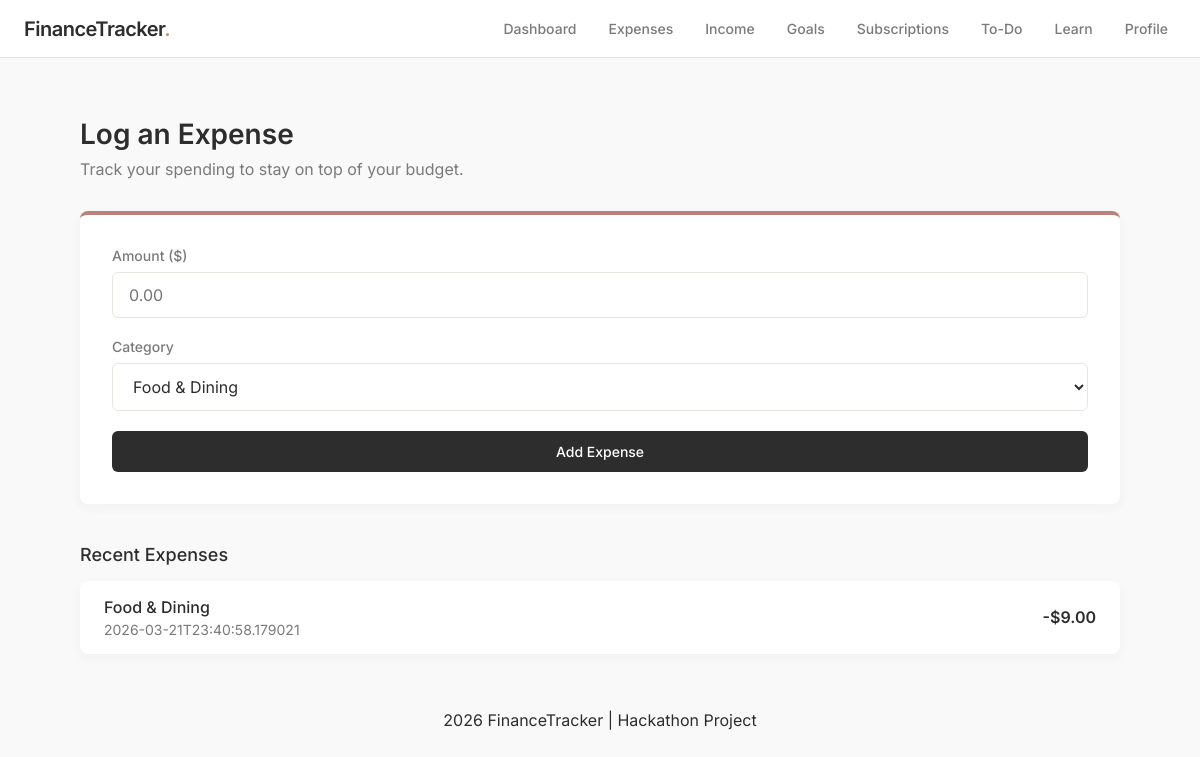
Page /expenses/oleksii on the earlier database version.
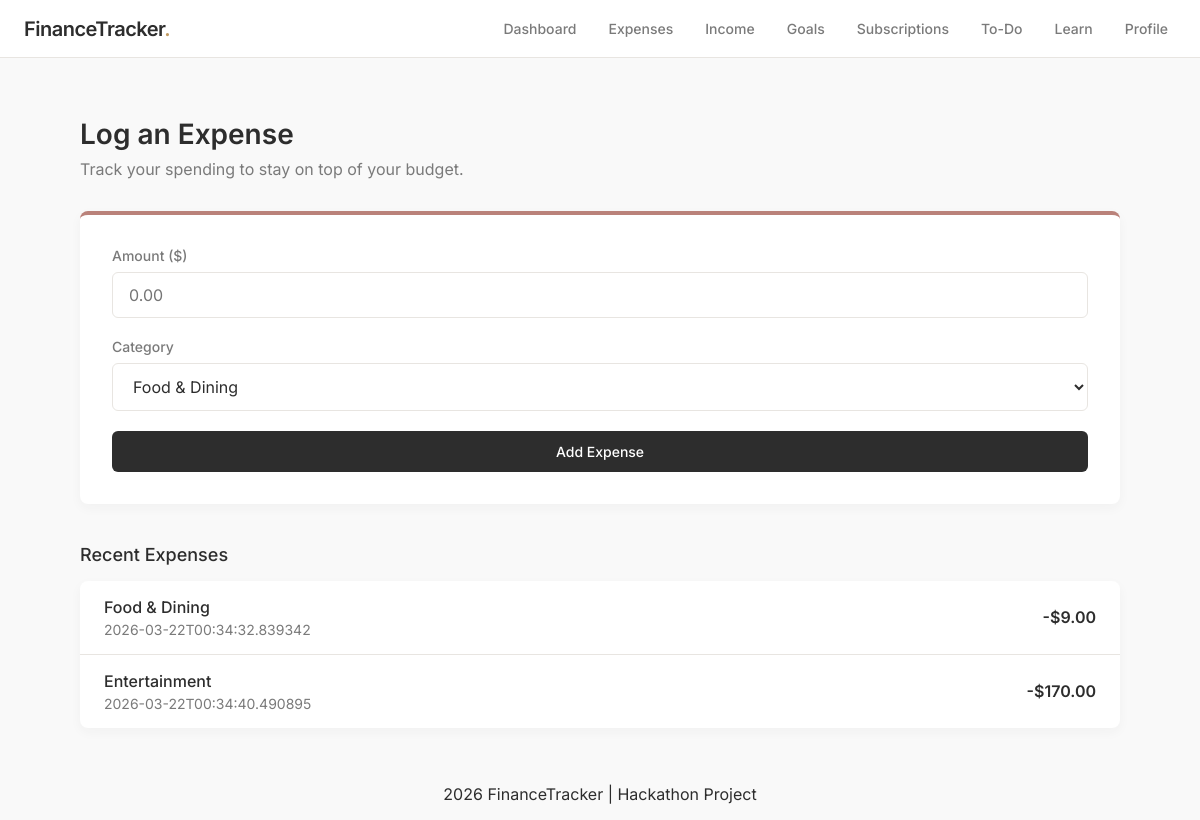
Same page on the later database version.
### tables this page shows
CREATE TABLE expenses (
        id INTEGER PRIMARY KEY AUTOINCREMENT,
        user_id INTEGER,
        amount REAL,
        category TEXT,
        date TEXT
    );

### app.py (the view, shortened to what this page needs)
@app.route("/expenses/<username>", methods=["GET", "POST"])
def expenses(username):
    user_id = get_user_id(username)
    if not user_id:
        return redirect(url_for("index"))
    conn = get_db()
    data = conn.execute(
        "SELECT * FROM expenses WHERE user_id=?",
        (user_id,)
    ).fetchall()
    conn.close()
    return render_template("expenses.html", data=data, username=username)

### app.py (called while the page is built)
def get_db():
    conn = sqlite3.connect(DB)
    conn.row_factory = sqlite3.Row
    return conn

def get_user_id(username):
    conn = get_db()
    user = conn.execute(
        "SELECT id FROM users WHERE username=?",
        (username,)
    ).fetchone()
    conn.close()
    return user["id"] if user else None

@app.context_processor
def inject_user():
    username = request.view_args.get("username") if request.view_args else None
    return dict(current_user=username)

### templates/expenses.html (shortened to what this page needs)
{% extends "layout.html" %}
{% block navbar %}
    {% include "navbar.html" %}
{% endblock %}
{% block content %}
<div class="container">
    <div class="dashboard-header">
        <h1>Log an Expense</h1>
        <p>Track your spending to stay on top of your budget.</p>
    </div>
    <div class="form-card">
        <form method="POST">
            <div class="form-group">
                <label>Amount ($)</label>
                <input type="number" step="0.01" name="amount" class="form-control" placeholder="0.00" required>
            </div>
            <div class="form-group">
                <label>Category</label>
                <select name="category" class="form-control">
                    <option>Food & Dining</option>
                </select>
            </div>
            <button type="submit" class="btn-primary">Add Expense</button>
        </form>
    </div>
    <h3 class="section-title">Recent Expenses</h3>
    <div class="transaction-list">
        {% if data %}
            {% for e in data %}
                <div class="transaction-item">
                    <div class="tx-details">
                        <h4>{{ e.category }}</h4>
                        <p>{{ e.date }}</p>
                    </div>
                    <div class="tx-amount">
                        -${{ "{:,.2f}".format(e.amount|float) }}
                    </div>
                </div>
            {% endfor %}
        {% else %}
            <div class="empty-state" style="padding: 32px; text-align: center; color: #7A7A7A;">
                No expenses logged yet.
            </div>
        {% endif %}
    </div>
</div>
{% endblock %}

### templates/layout.html (shortened to what this page needs)
<!DOCTYPE html>
<html lang="en">
<head>
    <link rel="stylesheet" href="{{ url_for('static', filename='css/style.css') }}">
</head>
<body>
    {% block navbar %}{% endblock %}
    <main>
        {% block content %}{% endblock %}
    </main>
    {% include "footer.html" %}
</body>
</html>

### templates/navbar.html
<nav class="navbar">
    <div class="nav-left">
        <h2>FinanceTracker</h2>
    </div>
    <div class="nav-right">
        <a href="{{ url_for('dashboard', username=current_user) }}">Dashboard</a>
        <a href="{{ url_for('expenses', username=current_user) }}">Expenses</a>
        <a href="{{ url_for('income', username=current_user) }}">Income</a>
        <a href="{{ url_for('goals', username=current_user) }}">Goals</a>
        <a href="{{ url_for('subscriptions', username=current_user) }}">Subscriptions</a>
        <a href="{{ url_for('todo', username=current_user) }}">To-Do</a>
        <a href="{{ url_for('learn', username=current_user) }}">Learn</a>
        <a href="{{ url_for('profile', username=current_user) }}">Profile</a>
    </div>
</nav>

### templates/footer.html
<footer class="footer">
    <p>2026 FinanceTracker | Hackathon Project</p>
</footer>

### static/css/style.css (style rules this page uses)
body { font-family: 'Inter', -apple-system, BlinkMacSystemFont, "Segoe UI", sans-serif; background-color: #F9F9F9; color: #2D2D2D; margin: 0; -webkit-font-smoothing: antialiased; }
.navbar { display: flex; justify-content: space-between; align-items: center; background-color: #FFFFFF; padding: 16px 24px; border-bottom: 1px solid #E8E5E1; }
.nav-left h2 { font-size: 20px; font-weight: 600; color: #2D2D2D; margin: 0; letter-spacing: -0.5px; }
.nav-left h2::after { content: '.'; color: #C29B62; }
.nav-right { display: flex; gap: 16px; align-items: center; }
.nav-right a { text-decoration: none; color: #7A7A7A; font-size: 14px; font-weight: 500; padding: 4px 8px; border-radius: 4px; transition: all 0.2s ease; }
.container { max-width: 1040px; margin: 0 auto; padding: 40px 24px; }
.dashboard-header { margin-bottom: 32px; }
.dashboard-header h1 { font-size: 28px; color: #2D2D2D; margin-bottom: 8px; font-weight: 600; }
.dashboard-header p { color: #7A7A7A; font-size: 16px; margin-top: 0; }
.section-title { font-size: 18px; color: #2D2D2D; margin-bottom: 16px; margin-top: 40px; font-weight: 500; }
.footer { display: flex; justify-content: center; }
.form-card { background-color: #FFFFFF; padding: 32px; border-radius: 8px; box-shadow: 0 4px 12px rgba(45, 45, 45, 0.04); margin-bottom: 40px; border-top: 4px solid #BA827A; }
.form-group { margin-bottom: 20px; }
.form-group label { display: block; font-size: 14px; color: #7A7A7A; margin-bottom: 8px; font-weight: 500; }
.form-control { width: 100%; padding: 12px 16px; font-size: 16px; color: #2D2D2D; background-color: #FFFFFF; border: 1px solid #E8E5E1; border-radius: 6px; font-family: inherit; box-sizing: border-box; transition: border-color 0.2s ease; }
.transaction-list { background-color: #FFFFFF; border-radius: 8px; box-shadow: 0 4px 12px rgba(45, 45, 45, 0.04); overflow: hidden; }
.transaction-item { display: flex; justify-content: space-between; align-items: center; padding: 16px 24px; border-bottom: 1px solid #E8E5E1; }
.transaction-item:last-child { border-bottom: none; }
.tx-details h4 { margin: 0 0 4px 0; color: #2D2D2D; font-size: 16px; font-weight: 500; }
.tx-details p { margin: 0; color: #7A7A7A; font-size: 14px; }
.tx-amount { color: #2D2D2D; font-weight: 600; font-size: 16px; }
.btn-primary { display: inline-block; background-color: #2D2D2D; color: #FFFFFF; text-align: center; text-decoration: none; padding: 12px 24px; border-radius: 6px; font-weight: 500; font-size: 14px; font-family: inherit; border: none; cursor: pointer; transition: background-color 0.2s ease, transform 0.1s ease; width: 100%; }

Differences in the rows shown:
changed expenses "Food & Dining": date "2026-03-21T23:40:58.179021" → "2026-03-22T00:34:32.839342"
added expenses: category "Entertainment", date "2026-03-22T00:34:40.490895", amount "170.00"
